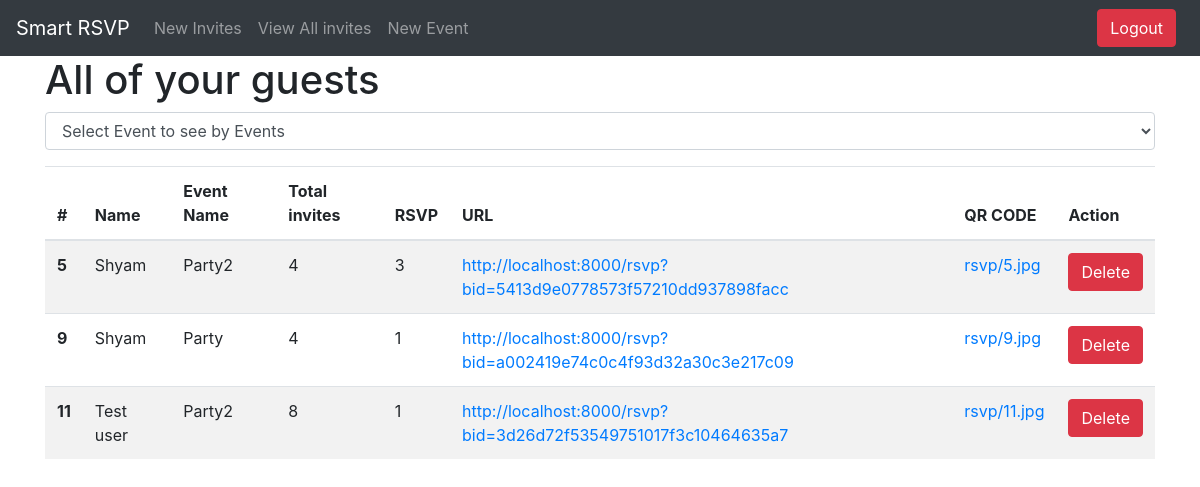
The app's page /viewAll (signed in), older data.
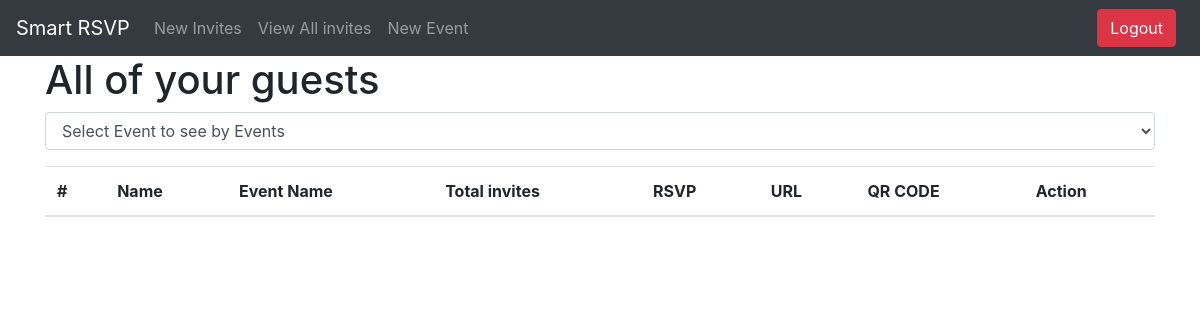
The same page, newer data.
### rsvp/models.py (models this page shows)
class Booking(models.Model):
    booking_id = models.AutoField(primary_key=True)
    user = models.ForeignKey(settings.AUTH_USER_MODEL, on_delete=models.CASCADE, default=1)
    event = models.ForeignKey(Event, on_delete=models.CASCADE)
    guest_name = models.CharField(max_length=300)
    max_rsvp = models.IntegerField()
    done_rsvp = models.IntegerField()
    digest = models.CharField(max_length=35)
    url = models.CharField(max_length=250)
    qrcode = models.ImageField(upload_to="rsvp", default="")

class Event(models.Model):
    event_id = models.AutoField(primary_key=True)
    event_name = models.CharField(max_length=200)
    event_desc = models.CharField(max_length=500)
    user = models.ForeignKey(settings.AUTH_USER_MODEL, on_delete=models.CASCADE, default=1)

### rsvp/views.py (the view, shortened to what this page needs)
# urls.py: path("viewAll", views.viewAll, name="viewAll"),
def viewAll(request):
    if request.user.is_authenticated:
        user = request.user
        id = request.GET.get('eid')
        all_bookings = Booking.objects.all().filter(user=user)
        events = Event.objects.all().filter(user=user)
        params = { 'all': all_bookings, 'events': events }
        return render(request, 'viewAll.html', params)
    else:
        return redirect('register_login')

### rsvp/templates/viewAll.html (shortened to what this page needs)
{% extends 'base.html' %}
{%block body%}
   <div class="container">
      <h1>All of your guests</h1>
       <div class="form-group">
            <select class="form-control" id="select" name="event_id" onchange="selectListener();">
                <option value="all">Select Event to see by Events</option>
            </select>
       </div>
       <table class="table table-striped">
          <thead>
            <tr>
              <th scope="col">#</th>
              <th scope="col">Name</th>
              <th scope="col">Event Name</th>
              <th scope="col">Total invites</th>
              <th scope="col">RSVP</th>
              <th scope="col">URL</th>
              <th scope="col">QR CODE</th>
              <th scope="col">Action</th>
            </tr>
          </thead>
          <tbody>
          {% for item in all %}
            <tr>
              <th scope="row">{{ item.booking_id }}</th>
              <td>{{ item.guest_name }}</td>
              <td>{{ item.event.event_name }}</td>
              <td>{{ item.max_rsvp }}</td>
              <td>{{ item.done_rsvp }}</td>
              <td><a href="{{ item.url }}" target="_blank">{{ item.url }}</a></td>
              <td><a href="/media/{{ item.qrcode }}" target="_blank">{{ item.qrcode }}</a> </td>
              <td><a class="btn btn-danger" href="/delete?b_id={{ item.booking_id }}">Delete</a> </td>
            </tr>
          {% endfor %}
          </tbody>
        </table>
</div>
{% endblock %}

### rsvp/templates/base.html (shortened to what this page needs)
<!DOCTYPE html>
<html lang="en">
  <head>
    <link rel="stylesheet" href="https://stackpath.bootstrapcdn.com/bootstrap/4.3.1/css/bootstrap.min.css">
  </head>
  <body>
  <nav class="navbar navbar-expand-lg navbar-dark bg-dark">
  <a class="navbar-brand" href="/">Smart RSVP</a>
  <div class="collapse navbar-collapse" id="navbarNavDropdown">
    <ul class="navbar-nav">
      <li class="nav-item">
        <a class="nav-link" href="/book">New Invites</a>
      </li>
      <li class="nav-item">
        <a class="nav-link" href="/viewAll">View All invites</a>
      </li>
      <li class="nav-item">
        <a class="nav-link" href="/event">New Event</a>
      </li>
    </ul>
      {% if user.is_authenticated %}
      <ul class="navbar-nav ml-auto">
        <li class="nav-item mr-2">
            <a href="/logout" class="btn btn-danger">Logout</a>
        </li>
      </ul>
      {% endif %}
  </div>
</nav>
       {% block body %}
       {% endblock %}
  </body>
</html>

Row changes from the older to the newer data that the page shows:
removed Booking: booking_id "5", guest_name "Shyam", event.event_name "Party2", max_rsvp "4", done_rsvp "3", url "http://localhost:8000/rsvp?bid=5413d9e0778573f57210dd937898facc", qrcode "rsvp/5.jpg"
removed Booking: booking_id "9", guest_name "Shyam", event.event_name "Party", max_rsvp "4", done_rsvp "1", url "http://localhost:8000/rsvp?bid=a002419e74c0c4f93d32a30c3e217c09", qrcode "rsvp/9.jpg"
removed Booking: booking_id "11", guest_name "Test user", event.event_name "Party2", max_rsvp "8", done_rsvp "1", url "http://localhost:8000/rsvp?bid=3d26d72f53549751017f3c10464635a7", qrcode "rsvp/11.jpg"
